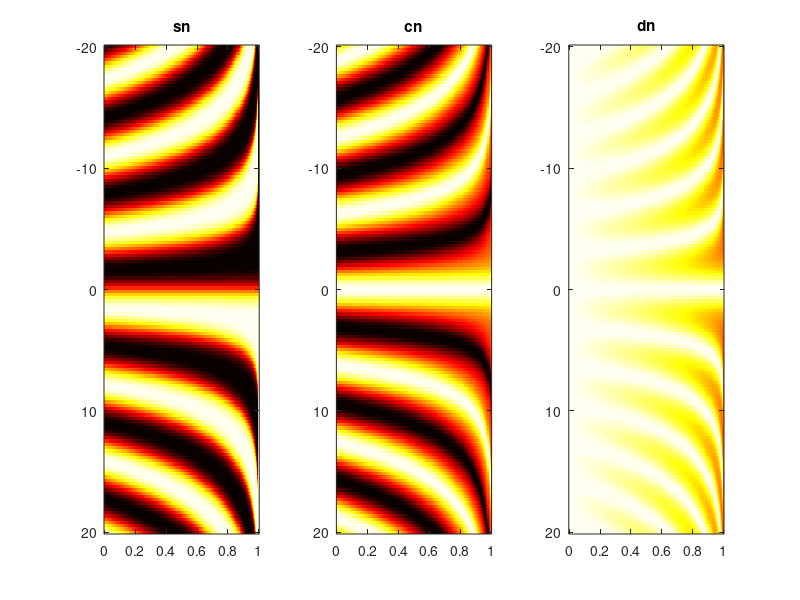

Here is the MATLAB script that generated this plot:
 N = 150;
  m = [1-logspace(0,log(eps),N-1), 1]; # m near 1
  m = [0, logspace(log(eps),0,N-1)];   # m near 0
   m = linspace (0,1,N);                # m equally spaced
 u = linspace (-20, 20, N);
  M = ones (length (u), 1) * m;
  U = u' * ones (1, length (m));
  [sn, cn, dn] = ellipj (U,M);

 ## Plotting
 data = {sn,cn,dn};
 dname = {"sn","cn","dn"};
 for i=1:3
   subplot (1,3,i);
    data{i}(data{i} > 1) = 1;
    data{i}(data{i} < -1) = -1;
    image (m,u,32*data{i}+32);
    title (dname{i});
  endfor
  colormap (hot (64));
 